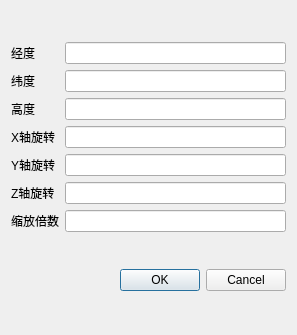
<?xml version="1.0" encoding="UTF-8"?>
<ui version="4.0">
 <class>TargetSettingsDlg</class>
 <widget class="QDialog" name="TargetSettingsDlg">
  <property name="geometry">
   <rect>
    <x>0</x>
    <y>0</y>
    <width>297</width>
    <height>335</height>
   </rect>
  </property>
  <property name="windowTitle">
   <string>TargetSettingsDlg</string>
  </property>
  <layout class="QGridLayout" name="gridLayout_2">
   <item row="0" column="0">
    <layout class="QGridLayout" name="gridLayout">
     <item row="5" column="0">
      <widget class="QLabel" name="label_6">
       <property name="text">
        <string>Z轴旋转</string>
       </property>
      </widget>
     </item>
     <item row="2" column="0">
      <widget class="QLabel" name="label_3">
       <property name="text">
        <string>高度</string>
       </property>
      </widget>
     </item>
     <item row="1" column="0">
      <widget class="QLabel" name="label_2">
       <property name="text">
        <string>纬度</string>
       </property>
      </widget>
     </item>
     <item row="0" column="1">
      <widget class="QLineEdit" name="lineEdit_Lon"/>
     </item>
     <item row="4" column="0">
      <widget class="QLabel" name="label_5">
       <property name="text">
        <string>Y轴旋转</string>
       </property>
      </widget>
     </item>
     <item row="0" column="0">
      <widget class="QLabel" name="label">
       <property name="text">
        <string>经度</string>
       </property>
      </widget>
     </item>
     <item row="3" column="0">
      <widget class="QLabel" name="label_4">
       <property name="text">
        <string>X轴旋转</string>
       </property>
      </widget>
     </item>
     <item row="1" column="1">
      <widget class="QLineEdit" name="lineEdit_Lat"/>
     </item>
     <item row="3" column="1">
      <widget class="QLineEdit" name="lineEdit_RotateX"/>
     </item>
     <item row="4" column="1">
      <widget class="QLineEdit" name="lineEdit_RotateY"/>
     </item>
     <item row="2" column="1">
      <widget class="QLineEdit" name="lineEdit_H"/>
     </item>
     <item row="5" column="1">
      <widget class="QLineEdit" name="lineEdit_RotateZ"/>
     </item>
     <item row="6" column="1">
      <widget class="QLineEdit" name="lineEdit_Scale"/>
     </item>
     <item row="6" column="0">
      <widget class="QLabel" name="label_7">
       <property name="text">
        <string>缩放倍数</string>
       </property>
      </widget>
     </item>
    </layout>
   </item>
   <item row="1" column="0">
    <widget class="QDialogButtonBox" name="buttonBox">
     <property name="standardButtons">
      <set>QDialogButtonBox::Cancel|QDialogButtonBox::Ok</set>
     </property>
    </widget>
   </item>
  </layout>
 </widget>
 <layoutdefault spacing="6" margin="11"/>
 <resources/>
 <connections/>
</ui>
